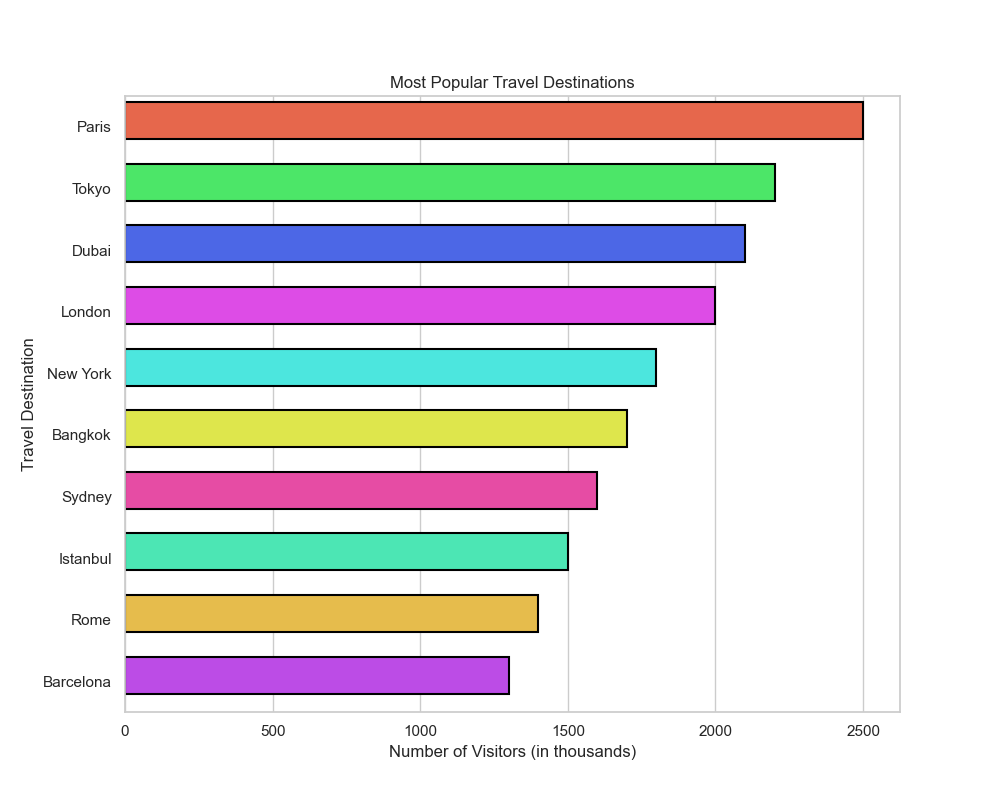

Python code for this plot:

import seaborn as sns
import matplotlib.pyplot as plt
import pandas as pd

# Creating the data as a DataFrame
data = {
    'Destination': ['Paris', 'New York', 'Tokyo', 'Rome', 'London', 'Sydney', 'Barcelona', 'Dubai', 'Istanbul', 'Bangkok'],
    'Visitors': [2500, 1800, 2200, 1400, 2000, 1600, 1300, 2100, 1500, 1700]
}

df = pd.DataFrame(data)

# Sorting data to make the chart easier to read
df = df.sort_values('Visitors', ascending=False)

# Set up the matplotlib figure with changed width and height
plt.figure(figsize=(10, 8))

# Create the horizontal bar plot
sns.barplot(
    y='Destination',
    x='Visitors',
    data=df,
    palette=[
        '#FF5733', '#33FF57', '#3357FF', '#F333FF', '#33FFF5',
        '#F5FF33', '#FF33A8', '#33FFBD', '#FFC733', '#C733FF'
    ],
    linewidth=1.5,
    edgecolor='black'
)

# Adjust the height of the bars
for bar in plt.gca().patches:
    bar.set_height(0.6)

# Adding chart labels and title
plt.xlabel('Number of Visitors (in thousands)')
plt.ylabel('Travel Destination')
plt.title('Most Popular Travel Destinations')

# Show the plot
plt.show()
